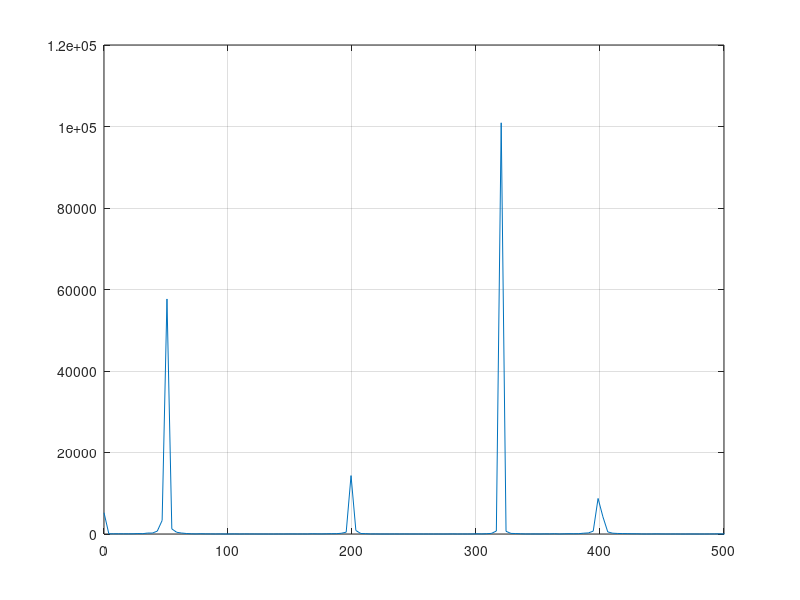

This chart was generated by the following MATLAB code:
t=0:0.001:0.255
Fe=1000
y=rand(size(t))
x=2*sin(2*pi*50*t)+2.5*sin(2*pi*320*t)+sin(2*pi*200*t)+sin(2*pi*400*t)+0.5*y
plot(t,x)
N=length(t)
f=(0:N-1).*Fe/N
X=fft(x)
Pxx=X.*conj(X)
plot(f,Pxx)
axis([0 500 0 120000])
grid